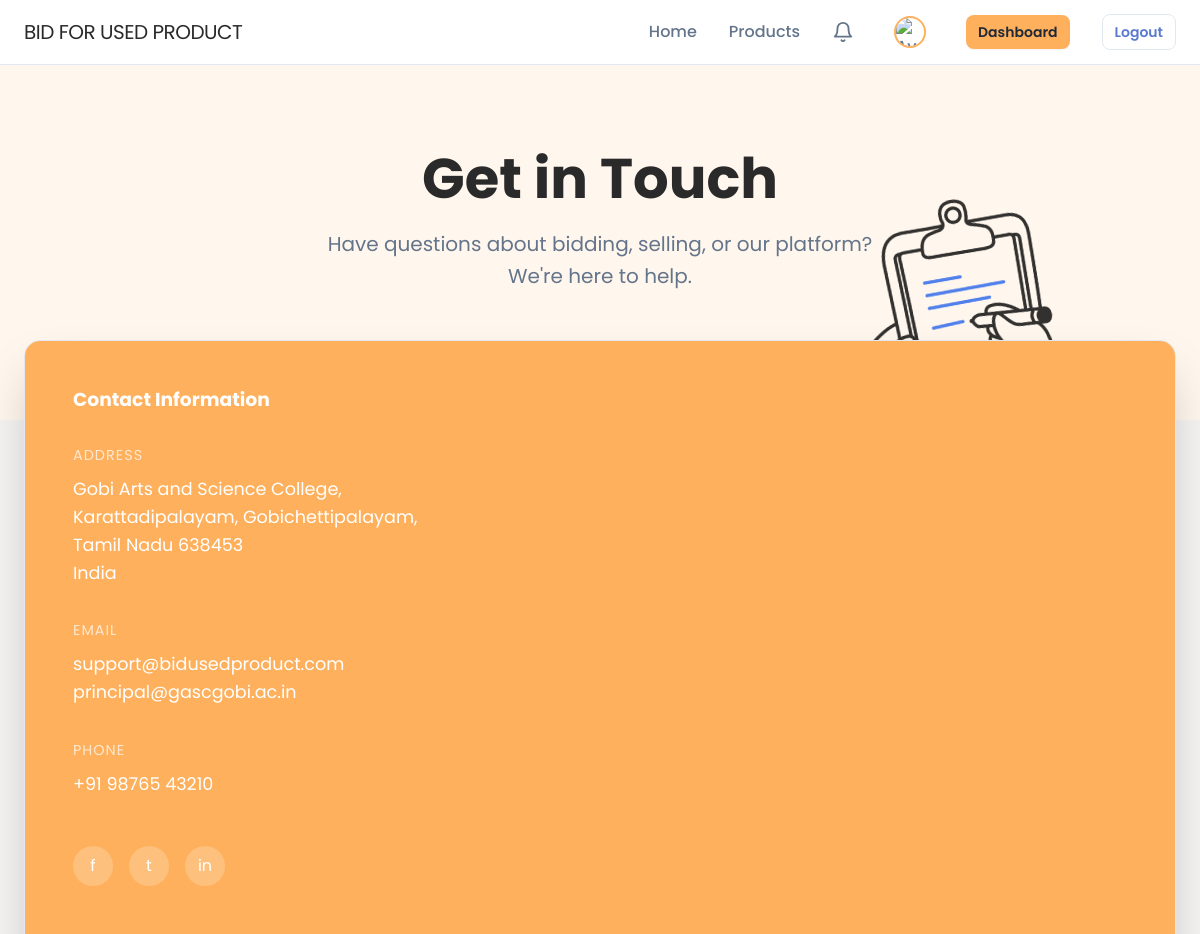
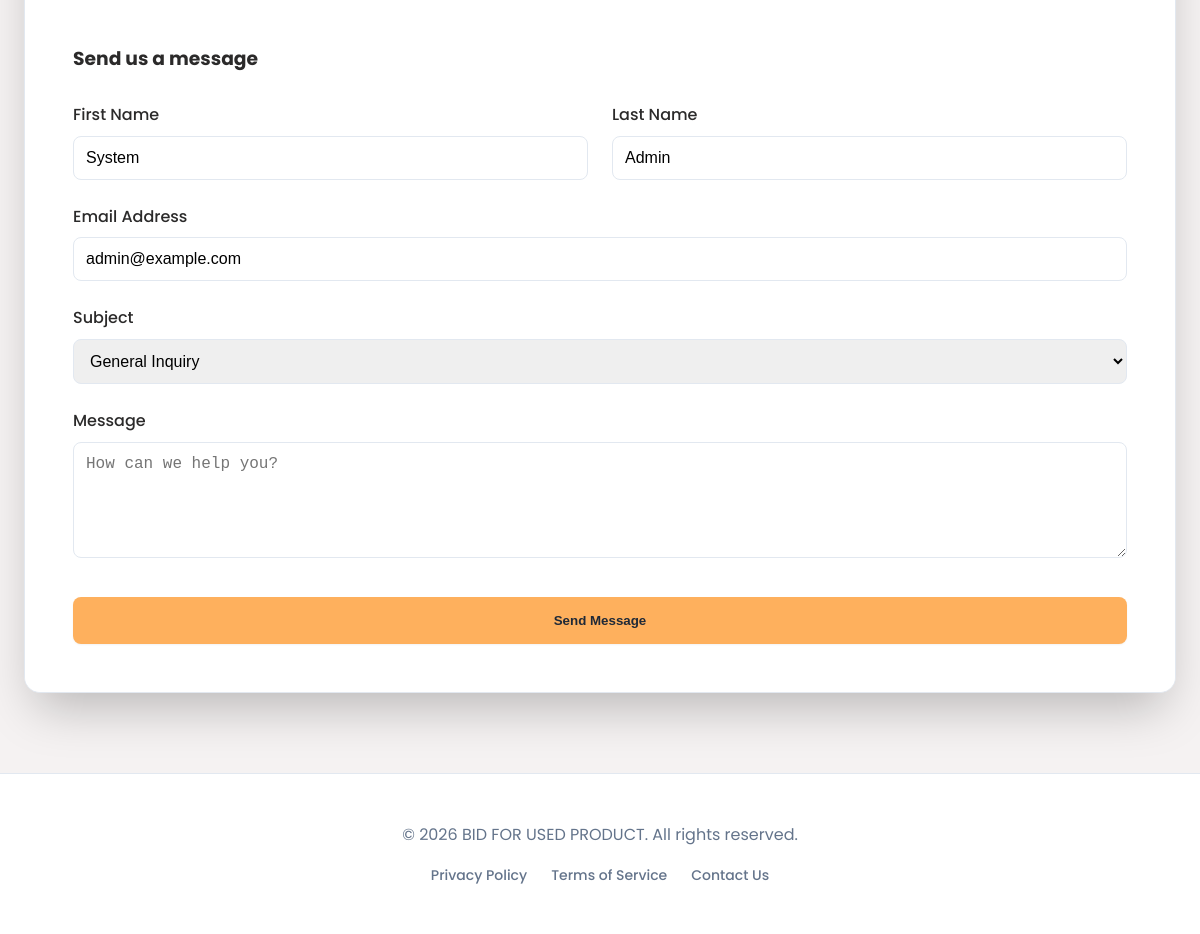
Screenshot of /pages/contact.php (signed in) with the database file from the repository (2 pictures, top to bottom).
### tables this page shows
CREATE TABLE site_settings (
    setting_id INT AUTO_INCREMENT PRIMARY KEY,
    setting_key VARCHAR(100) UNIQUE NOT NULL,
    setting_value TEXT,
    updated_at TIMESTAMP DEFAULT CURRENT_TIMESTAMP ON UPDATE CURRENT_TIMESTAMP
);

CREATE TABLE users (
    user_id INT AUTO_INCREMENT PRIMARY KEY,
    role ENUM('admin','company','client') NOT NULL DEFAULT 'client',
    name VARCHAR(100) NOT NULL,
    email VARCHAR(100) NOT NULL UNIQUE,
    password VARCHAR(255) NOT NULL,
    contact VARCHAR(20),
    address TEXT,
    avatar VARCHAR(255) DEFAULT NULL,
    status ENUM('active','inactive','banned') DEFAULT 'active',
    created_at TIMESTAMP DEFAULT CURRENT_TIMESTAMP,
    updated_at TIMESTAMP DEFAULT CURRENT_TIMESTAMP ON UPDATE CURRENT_TIMESTAMP
);

### includes/database.php (called while the page is built, shortened)
<?php
function get_connection()
{
    static $pdo = null;
    if ($pdo === null) {
        try {
            $dsn = "mysql:host=" . DB_HOST . ";dbname=" . DB_NAME . ";charset=utf8mb4";
            $options = [
                PDO::ATTR_ERRMODE => PDO::ERRMODE_EXCEPTION,
                PDO::ATTR_DEFAULT_FETCH_MODE => PDO::FETCH_ASSOC,
                PDO::ATTR_EMULATE_PREPARES => false
            ];
            $pdo = new PDO($dsn, DB_USER, DB_PASS, $options);
        } catch (PDOException $e) {
            if (function_exists('log_error')) {
                log_error("Database connection failed", [
                    'host' => DB_HOST,
                    'database' => DB_NAME,
                    'error' => $e->getMessage()
                ]);
            }
            $error_html = '
            <!DOCTYPE html>
            <html><head><meta charset="UTF-8"><title>Database Error</title>
            <style>body{font-family:Arial;padding:40px;background:#f5f5f5;}
            .error{background:white;padding:30px;border-radius:8px;max-width:600px;margin:0 auto;box-shadow:0 2px 10px rgba(0,0,0,0.1);}
            h1{color:#e53e3e;}code{background:#f7fafc;padding:2px 6px;border-radius:3px;}</style>
            </head><body><div class="error">
            <h1>⚠️ Database Connection Failed</h1>
            <p><strong>Cannot connect to MySQL database.</strong></p>
            <p>Error: ' . htmlspecialchars($e->getMessage()) . '</p>
            <hr style="margin:20px 0;border:none;border-top:1px solid #e2e8f0;">
            <p><strong>Quick Fixes:</strong></p>
            <ol>
                <li>Make sure <strong>XAMPP MySQL</strong> is running (green in XAMPP Control Panel)</li>
                <li>Verify database <code>bid_for_used_product</code> exists in phpMyAdmin</li>
                <li>Check database was imported from <code>database/database.sql</code></li>
                <li>Run the <a href="/bid_for_used_product/setup_wizard.php">Setup Wizard</a></li>
            </ol>
            <p style="margin-top:20px;">
                <a href="/bid_for_used_product/check_system.php" style="background:#667eea;color:white;padding:10px 20px;text-decoration:none;border-radius:5px;display:inline-block;">Run System Check</a>
            </p>
            </div></body></html>';
            die($error_html);
        }
    }
    return $pdo;
}
function execute_query($sql, $params = [])
{
    $pdo = get_connection();
    $stmt = $pdo->prepare($sql);
    $stmt->execute($params);
    return $stmt;
}
function fetch_one($sql, $params = [])
{
    $stmt = execute_query($sql, $params);
    return $stmt->fetch();
}

### includes/session.php (called while the page is built, shortened)
<?php
function is_logged_in()
{
    return isset($_SESSION['user_id']) && isset($_SESSION['role']);
}
function get_user_id()
{
    return $_SESSION['user_id'] ?? null;
}
function get_user_role()
{
    return $_SESSION['role'] ?? null;
}

### pages/contact.php (the view, shortened to what this page needs)
<?php
require_once __DIR__ . '/../includes/header.php';
$first_name = '';
$last_name = '';
if (is_logged_in()) {
    $user = fetch_one("SELECT name FROM users WHERE user_id = ?", [get_user_id()]);
    if ($user) {
        $parts = explode(' ', $user['name'], 2);
        $first_name = $parts[0];
        $last_name = isset($parts[1]) ? $parts[1] : '';
    }
}
$message_sent = false;
?>
<div style="background: #FFF7ED; padding: 5rem 0 8rem; color: #2B2A2A; text-align: center; position: relative; overflow: hidden;">
    <div class="container" style="position: relative; z-index: 2;">
        <h1 style="font-size: 3.5rem; margin-bottom: 1rem; color: #2B2A2A;">Get in Touch</h1>
        <p style="color: var(--text-muted); font-size: 1.25rem; max-width: 600px; margin: 0 auto;">Have questions about bidding, selling, or our platform? We're here to help.</p>
    </div>
    <img src="<?php echo APP_URL; ?>/assets/images/Notion-Resources/Office-Club/Regular/png/oc-taking-note.png" alt="" style="position: absolute; right: 10%; bottom: -30px; height: 250px; opacity: 0.8; transform: rotate(-10deg);">
</div>
<div class="container" style="margin-top: -5rem; padding-bottom: 5rem; position: relative; z-index: 3;">
    <div class="card" style="padding: 0; overflow: hidden; box-shadow: 0 25px 50px -12px rgba(0, 0, 0, 0.25);">
        <div style="display: grid; grid-template-columns: 1fr; @media(min-width: 900px){grid-template-columns: 1fr 1.5fr;}">
            <div style="background: var(--primary); padding: 3rem; color: white;">
                <h3 style="color: white; margin-bottom: 2rem;">Contact Information</h3>
                <div style="margin-bottom: 2rem;">
                    <p style="color: rgba(255,255,255,0.7); font-size: 0.9rem; text-transform: uppercase; letter-spacing: 1px; margin-bottom: 0.5rem;">Address</p>
                    <p style="font-size: 1.1rem; line-height: 1.6;">
                        Gobi Arts and Science College,<br>
                        Karattadipalayam, Gobichettipalayam,<br>
                        Tamil Nadu 638453<br>
                        India
                    </p>
                </div>
                <div style="margin-bottom: 2rem;">
                    <p style="color: rgba(255,255,255,0.7); font-size: 0.9rem; text-transform: uppercase; letter-spacing: 1px; margin-bottom: 0.5rem;">Email</p>
                    <p style="font-size: 1.1rem;">support@bidusedproduct.com</p>
                    <p style="font-size: 1.1rem;">principal@gascgobi.ac.in</p>
                </div>
                <div style="margin-bottom: 2rem;">
                    <p style="color: rgba(255,255,255,0.7); font-size: 0.9rem; text-transform: uppercase; letter-spacing: 1px; margin-bottom: 0.5rem;">Phone</p>
                    <p style="font-size: 1.1rem;">+91 98765 43210</p>
                </div>
                <div style="display: flex; gap: 1rem; margin-top: 3rem;">
                    <a href="#" style="width: 40px; height: 40px; background: rgba(255,255,255,0.2); border-radius: 50%; display: flex; align-items: center; justify-content: center; text-decoration: none; color: white;">f</a>
                    <a href="#" style="width: 40px; height: 40px; background: rgba(255,255,255,0.2); border-radius: 50%; display: flex; align-items: center; justify-content: center; text-decoration: none; color: white;">t</a>
                    <a href="#" style="width: 40px; height: 40px; background: rgba(255,255,255,0.2); border-radius: 50%; display: flex; align-items: center; justify-content: center; text-decoration: none; color: white;">in</a>
                </div>
            </div>
            <div style="padding: 3rem; background: white;">
                <?php if ($message_sent): ?>
                    <div style="height: 100%; display: flex; flex-direction: column; align-items: center; justify-content: center; text-align: center;">
                        <div style="width: 80px; height: 80px; background: #dcfce7; border-radius: 50%; color: #166534; display: flex; align-items: center; justify-content: center; font-size: 2rem; margin-bottom: 1.5rem;">✓</div>
                        <h3 style="margin-bottom: 0.5rem;">Message Sent!</h3>
                        <p style="color: var(--text-muted);">Thank you for contacting us. We will get back to you shortly.</p>
                        <a href="../index.php" class="btn btn-primary mt-4">Back to Home</a>
                    </div>
                <?php else: ?>
                    <h3 style="margin-bottom: 2rem;">Send us a message</h3>
                    <form action="" method="POST">
                        <div style="display: grid; grid-template-columns: 1fr 1fr; gap: 1.5rem; margin-bottom: 1.5rem;">
                            <div>
                                <label style="display: block; margin-bottom: 0.5rem; color: var(--text-main); font-weight: 500;">First Name</label>
                                <input type="text" name="first_name" class="form-control" placeholder="Lakshmana" value="<?php echo htmlspecialchars($first_name); ?>" required>
                            </div>
                            <div>
                                <label style="display: block; margin-bottom: 0.5rem; color: var(--text-main); font-weight: 500;">Last Name</label>
                                <input type="text" name="last_name" class="form-control" placeholder="Prakash" value="<?php echo htmlspecialchars($last_name); ?>" required>
                            </div>
                        </div>
                        <div style="margin-bottom: 1.5rem;">
                            <label style="display: block; margin-bottom: 0.5rem; color: var(--text-main); font-weight: 500;">Email Address</label>
                            <input type="email" name="email" class="form-control" placeholder="lakshmanaprakash@example.com" value="<?php echo is_logged_in() ? htmlspecialchars($_SESSION['email'] ?? '') : ''; ?>" required>
                        </div>
                        <div style="margin-bottom: 1.5rem;">
                            <label style="display: block; margin-bottom: 0.5rem; color: var(--text-main); font-weight: 500;">Subject</label>
                            <select name="subject" class="form-control">
                                <option value="General Inquiry">General Inquiry</option>
                            </select>
                        </div>
                        <div style="margin-bottom: 2rem;">
                            <label style="display: block; margin-bottom: 0.5rem; color: var(--text-main); font-weight: 500;">Message</label>
                            <textarea name="message" class="form-control" rows="5" placeholder="How can we help you?" required></textarea>
                        </div>
                        <button type="submit" class="btn btn-primary w-full" style="padding: 1rem;">Send Message</button>
                    </form>
                <?php endif; ?>
            </div>
        </div>
    </div>
</div>
<?php require_once __DIR__ . '/../includes/footer.php'; ?>

### includes/header.php (shortened to what this page needs)
<?php
require_once __DIR__ . '/../includes/session.php';
require_once __DIR__ . '/../includes/database.php';
$is_logged_in = is_logged_in();
$user_role = $is_logged_in ? get_user_role() : null;
$site_setting_name = null;
try {
    $site_setting_name = fetch_one("SELECT setting_value FROM site_settings WHERE setting_key = 'site_name'");
} catch (Exception $e) {
}
$display_app_name = ($site_setting_name && !empty($site_setting_name['setting_value'])) ? $site_setting_name['setting_value'] : APP_NAME;
?>
<!DOCTYPE html>
<html lang="en">
<head>
    <link rel="stylesheet" href="<?php echo APP_URL; ?>/assets/css/modern.css">
</head>
<body>
    <nav class="navbar">
        <div class="container navbar-container">
            <a href="<?php echo APP_URL; ?>/" class="navbar-brand" style="text-transform: uppercase; font-size: 1.25rem;">
                <?php echo htmlspecialchars($display_app_name); ?>
            </a>
            <ul class="navbar-menu">
                <li><a href="<?php echo APP_URL; ?>/" class="nav-link">Home</a></li>
                <li><a href="<?php echo APP_URL; ?>/products.php" class="nav-link">Products</a></li>
                <?php if ($is_logged_in): ?>
                    <li>
                        <?php
                        include_once __DIR__ . '/notifications.php';
                        ?>
                        <a href="<?php echo APP_URL; ?>/notifications.php" class="nav-link" style="position: relative; display: flex; align-items: center;" title="View Notifications">
                            <svg xmlns="http://www.w3.org/2000/svg" width="22" height="22" viewBox="0 0 24 24" fill="none" stroke="currentColor" stroke-width="2" stroke-linecap="round" stroke-linejoin="round">
                                <path d="M18 8A6 6 0 0 0 6 8c0 7-3 9-3 9h18s-3-2-3-9"></path>
                                <path d="M13.73 21a2 2 0 0 1-3.46 0"></path>
                            </svg>
                        </a>
                    </li>
                    <li>
                        <?php
                        $u_id = get_user_id();
                        $user_data_av = fetch_one("SELECT avatar FROM users WHERE user_id = ?", [$u_id]);
                        if ($user_data_av && !empty($user_data_av['avatar'])) {
                            $my_avatar = APP_URL . '/assets/images/Avatar/' . $user_data_av['avatar'];
                        } else {
                            $avatars = ['boy-1.png', 'boy-2.png', 'boy-3.png', 'boy-4.png', 'boy-5.png', 'boy-6.png', 'boy-7.png', 'girl-1.png', 'girl-2.png', 'girl-3.png', 'girl-4.png'];
                            $idx = ($u_id) % count($avatars);
                            $my_avatar = APP_URL . '/assets/images/Avatar/' . $avatars[$idx];
                        }
                        ?>
                        <a href="<?php echo APP_URL; ?>/profile.php" class="nav-link" style="display: flex; align-items: center; gap: 10px; padding: 4px 8px; border-radius: 50px; transition: background 0.2s;">
                            <div style="width: 32px; height: 32px; border-radius: 50%; overflow: hidden; border: 2px solid var(--primary);">
                                <img src="<?php echo $my_avatar; ?>" alt="Avatar" style="width: 100%; height: 100%; object-fit: cover;">
                            </div>
                        </a>
                    </li>
                    <?php if ($user_role === 'admin'): ?>
                        <li><a href="<?php echo APP_URL; ?>/admin/dashboard.php" class="btn btn-sm btn-primary">Dashboard</a></li>
                    <?php elseif ($user_role === 'company'): ?>
                        <li><a href="<?php echo APP_URL; ?>/company/dashboard.php" class="btn btn-sm btn-primary">Dashboard</a></li>
                    <?php else: ?>
                        <li><a href="<?php echo APP_URL; ?>/client/dashboard.php" class="btn btn-sm btn-primary">Dashboard</a></li>
                    <?php endif; ?>
                    <li><a href="<?php echo APP_URL; ?>/auth/logout.php" class="btn btn-sm btn-secondary">Logout</a></li>
                <?php else: ?>
                    <li><a href="<?php echo APP_URL; ?>/pages/login.php" class="nav-link">Login</a></li>
                    <li><a href="<?php echo APP_URL; ?>/pages/register_client.php" class="btn btn-sm btn-primary">Get Started</a></li>
                <?php endif; ?>
            </ul>
        </div>
    </nav>
    <main>

### rows the page displays
site_settings: setting_value "BID FOR USED PRODUCT"
users: first_name "System", last_name "Admin"

### other values shown
APP_NAME "BID FOR USED PRODUCT"
